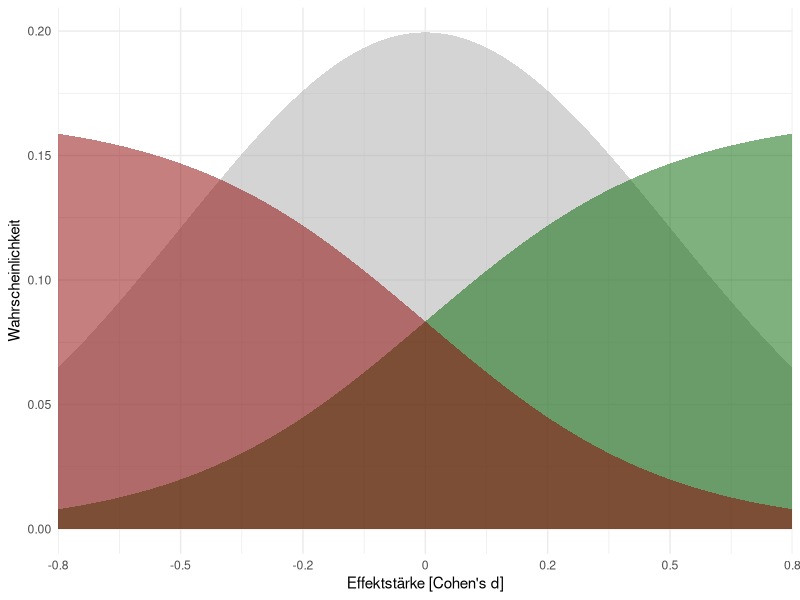
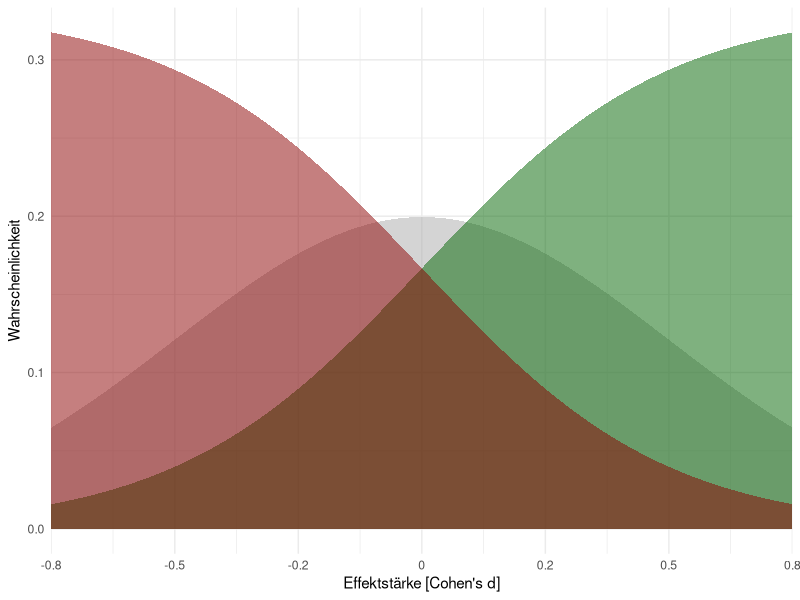

Reproduce these figures in R, in order.
## ---- chunk 1
knitr::opts_chunk$set(echo = FALSE,
                      message=FALSE, 
                      warning=FALSE)
# download.file("https://drive.google.com/uc?export=download&id=1NOgadyAeqmtqJ2mLI0GZHmOkavS5LLeW",
#               "www/references.bib", overwrite = T)
library(fontawesome)
## ---- chunk 2
library(tidyverse)
scurve1 <- function(x){
    y <- exp(x) / (1 + exp(x))
    y <- y/verkleinerung
    return(y)
}

scurve2 <- function(x){
    y <- exp(-x) / (1 + exp(-x))
    y <- y/verkleinerung
    return(y)
}


mydnorm <- function(x){
    y <- dnorm(x, sd = 2)
    return(y)
}

p <- ggplot(data = data.frame(x = c(-3, 3)), aes(x))

verkleinerung <- 6

p + stat_function(fun = mydnorm, n = 100, geom = "area", alpha = .5, fill = "darkgrey") +
            stat_function(fun = scurve1, n = 100, geom = "area", alpha = .5, fill = "darkgreen") +
            stat_function(fun = scurve2, n = 100, geom = "area", alpha = .5, fill = "darkred") +
            scale_x_continuous(breaks = c(-3,-2,-1,0,1,2,3), 
                               labels = c(-.8, -.5, -.2, 0, .2, .5, .8), expand = c(0,0)) +
            xlab("Effektstärke [Cohen's d]") +
            ylab("Wahrscheinlichkeit") +
            theme_minimal()

verkleinerung <- 3

p + stat_function(fun = mydnorm, n = 100, geom = "area", alpha = .5, fill = "darkgrey") +
            stat_function(fun = scurve1, n = 100, geom = "area", alpha = .5, fill = "darkgreen") +
            stat_function(fun = scurve2, n = 100, geom = "area", alpha = .5, fill = "darkred") +
            scale_x_continuous(breaks = c(-3,-2,-1,0,1,2,3), 
                               labels = c(-.8, -.5, -.2, 0, .2, .5, .8), expand = c(0,0)) +
            xlab("Effektstärke [Cohen's d]") +
            ylab("Wahrscheinlichkeit") +
            theme_minimal()
